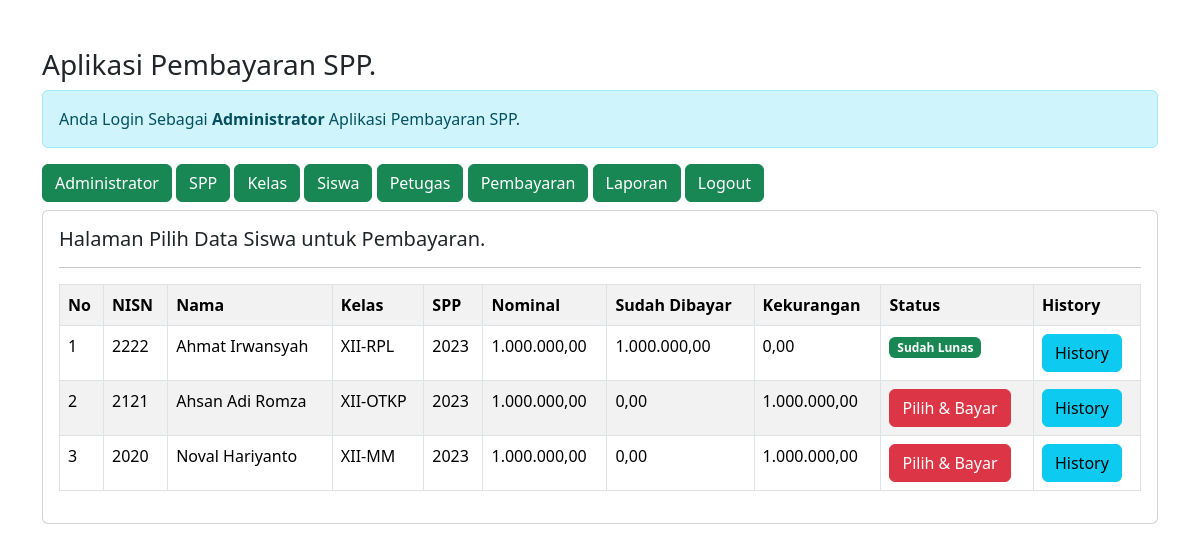
Screenshot of /admin/admin.php?url=pembayaran (signed in) with the database file from the repository.
### tables this page shows
CREATE TABLE `siswa` (
  `nisn` int(10) NOT NULL,
  `nis` char(8) NOT NULL,
  `nama` varchar(35) NOT NULL,
  `id_kelas` int(11) NOT NULL,
  `alamat` text NOT NULL,
  `no_tlp` varchar(13) NOT NULL,
  `id_spp` int(11) NOT NULL
);

CREATE TABLE `kelas` (
  `id_kelas` int(11) NOT NULL,
  `nama_kelas` varchar(10) NOT NULL,
  `kompetensi_keahlian` varchar(50) NOT NULL
);

CREATE TABLE `spp` (
  `id_spp` int(11) NOT NULL,
  `tahun` int(11) NOT NULL,
  `nominal` int(11) NOT NULL
);

### admin/pembayaran.php (the view)
<h5>Halaman Pilih Data Siswa untuk Pembayaran.</h5>
<hr>
<table class="table table-striped table-bordered">
    <tr class="fw-bold">
        <td>No</td>
        <td>NISN</td>
        <td>Nama</td>
        <td>Kelas</td>
        <td>SPP</td>
        <td>Nominal</td>
        <td>Sudah Dibayar</td>
        <td>Kekurangan</td>
        <td>Status</td>
        <td>History</td>
    </tr>
    <?php
    include'../koneksi.php';
    $no = 1;
    $sql = "SELECT * FROM siswa,spp,kelas WHERE siswa.id_kelas=kelas.id_kelas AND siswa.id_spp=spp.id_spp ORDER BY nama ASC";
    $query = mysqli_query($koneksi, $sql);
    foreach($query as $data){
        $data_pembayaran = mysqli_query($koneksi,"SELECT SUM(jumlah_bayar) as jumlah_bayar FROM pembayaran WHERE nisn='$data[nisn]'");
        $data_pembayaran = mysqli_fetch_array($data_pembayaran);
        $sudah_bayar = $data_pembayaran['jumlah_bayar'];
        $kekurangan = $data['nominal']-$data_pembayaran['jumlah_bayar'];
        ?>
        <tr>
            <td><?= $no++; ?></td>
            <td><?= $data['nisn'] ?></td>
            <td><?= $data['nama'] ?></td>
            <td><?= $data['nama_kelas'] ?></td>
            <td><?= $data['tahun'] ?></td>
            <td><?= number_format($data['nominal'],2,',','.'); ?></td>
            <td><?= number_format($sudah_bayar,2,',','.'); ?></td>
            <td><?= number_format($kekurangan,2,',','.'); ?></td>
            <td>
                <?php
                if($kekurangan==0){
                    echo"<span class='badge text-bg-success'> Sudah Lunas </span>";
                } else { ?>
                    <a href="?url=tambah-pembayaran&nisn=<?= $data['nisn'] ?>&kekurangan=<?= $kekurangan ?>" class="btn btn-danger"> Pilih & Bayar </a>
               <?php } ?>
        </td>
            <td>
                <a href="?url=history-pembayaran&nisn=<?= $data['nisn'] ?>" class='btn btn-info'>History</a>
            </td>
        </tr>
        <?php } ?>
</table>

### rows the page displays
siswa: nisn "2222", nama "Ahmat Irwansyah", id_kelas.nama_kelas "XII-RPL", id_spp.tahun "2023", id_spp.nominal "1.000.000,00", sudah_bayar "1.000.000,00", kekurangan "0,00", shows "Sudah Lunas"
siswa: nisn "2121", nama "Ahsan Adi Romza", id_kelas.nama_kelas "XII-OTKP", id_spp.tahun "2023", id_spp.nominal "1.000.000,00", sudah_bayar "0,00", kekurangan "1.000.000,00"
siswa: nisn "2020", nama "Noval Hariyanto", id_kelas.nama_kelas "XII-MM", id_spp.tahun "2023", id_spp.nominal "1.000.000,00", sudah_bayar "0,00", kekurangan "1.000.000,00"
